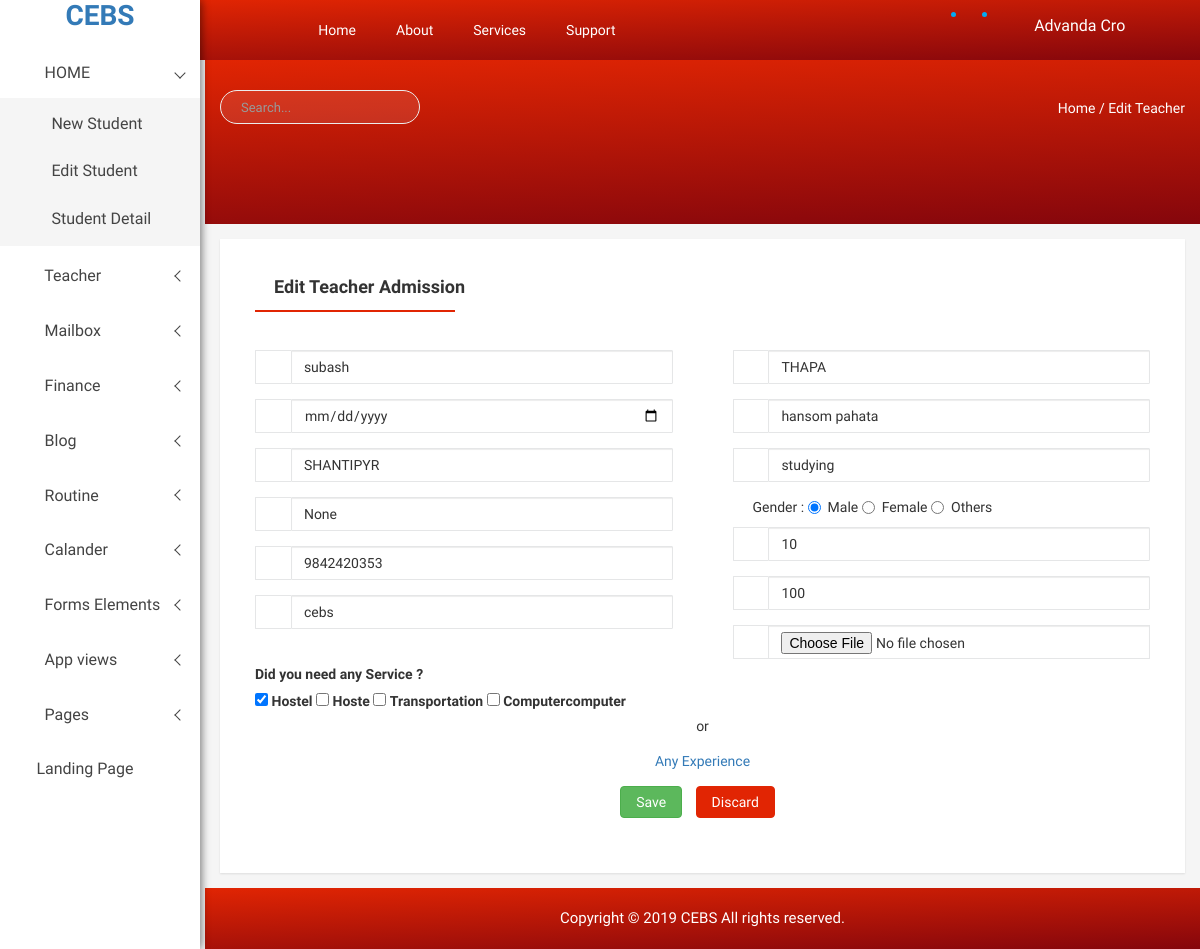
The app's page /teacher/edit_teacher/1 with its own data.
### teacher/models.py (models this page shows, shortened)
class teacher_detail(models.Model):
    teacher_id = models.AutoField
    FirstName = models.CharField(max_length=20)
    LastName = models.CharField(max_length=20)
    date = models.DateField(auto_now=True)
    GaurdainsName = models.CharField(max_length=30)
    Occupation = models.CharField(max_length=30 ,default="Agricultural")
    MailingAddress = models.CharField(max_length=30,default="Kathmandu")
    image = models.ImageField(upload_to='images/profile/', blank=True, null=True, default='/images/avatar.jpg')
    Gender = models.CharField(max_length=20 ,default="Male")
    PhoneNumber = models.CharField(max_length=10,default="None")
    Services=models.CharField(max_length=30,default="None")
    gmailid=models.CharField(max_length=30,default="None")
    LastteachingInstitution = models.CharField(max_length=400 ,default="None")
    runningteachingInstitution = models.CharField(max_length=1000,default="None")
    laststudyinstitution=models.CharField(max_length=100, default="None")
    PercentageinlastGrade = models.CharField(max_length=2,default="0")
    HigherGrade =models.CharField(max_length=2, default="one")
    experience=models.CharField(max_length=2,default="none")

### teacher/views.py (the view)
# urls.py: path('edit_teacher/<int:id>', views.edit_teacher, name="editteacher"),
def edit_teacher(request, id):
    editteacher = teacher_detail.objects.get(id=id)
    return render(request, 'teacher/edit-teacher.html', {'editteacher': editteacher})

### teacher/templates/teacher/edit-teacher.html (shortened to what this page needs)
{% extends "cebsapp/basic.html" %}
{% load static %}
{% block stitle%}Home{%endblock%}
{% block s1title%}Edit Teacher{%endblock%}
{% block body %}
 <div class="single-product-tab-area mg-tb-15">
            <div class="single-pro-review-area">
                <div class="container-fluid">
                    <div class="row">
                        <div class="col-lg-12 col-md-12 col-sm-12 col-xs-12">
                            <div class="review-tab-pro-inner">
                                <ul id="myTab3" class="tab-review-design">
                                    <li class="active"><a href="#description"><i class="fa fa-pencil" aria-hidden="true"></i>Edit Teacher Admission</a></li>
                                </ul>
                                <form id="myform" action="/teacher/update/{{editteacher.teacher_id}}" method="post" enctype="multipart/form-data">
                                <div id="myTabContent" class="tab-content custom-product-edit">
                                    <div class="product-tab-list tab-pane fade active in" id="description">
                                        <div class="row">
                                            <div class="col-lg-6 col-md-6 col-sm-6 col-xs-12">
                                                <div class="review-content-section">
                                                    <div class="input-group mg-b-pro-edt">
                                                        <span class="input-group-addon"><i class="fa fa-user" aria-hidden="true"></i></span>
                                                        <input type="text" name="FirstName" class="form-control" value="{{editteacher.FirstName}}" placeholder="First Name">
                                                    </div>
                                                     <div class="input-group mg-b-pro-edt">
                                                        <span class="input-group-addon"><i class="fa fa-user" aria-hidden="true"></i></span>
                                                        <input type="date" class="form-control" value="{{editteacher.date}}" name="date" placeholder="Date-Of-Birth">
                                                    </div>
                                                    <div class="input-group mg-b-pro-edt">
                                                        <span class="input-group-addon"><i class="fa fa-road" ></i></span>
                                                        <input type="text" class="form-control" value="{{editteacher.MailingAddress}}" name="maddress" placeholder="Mailing Address">
                                                    </div>
                                                     <div class="input-group mg-b-pro-edt">
                                                        <span class="input-group-addon"><i class="fa fa-road" ></i></span>
                                                        <input type="text" class="form-control" value="{{editteacher.gmailid}}" name="maddress" placeholder="Mailing Address">
                                                    </div>
                                                    <div class="input-group mg-b-pro-edt">
                                                        <span class="input-group-addon"><i class="fa fa-phone" aria-hidden="true"></i></span>
                                                        <input type="text" class="form-control" value="{{editteacher.PhoneNumber}}" name="pnumber" placeholder="Phone Number">
                                                    </div>
                                                    <div class="input-group mg-b-pro-edt">
                                                      <span class="input-group-addon"><i class="fa fa-graduation-cap" aria-hidden="true"></i></span>
                                                        <input type="text" name="laststudyinstitution" value="{{editteacher.laststudyinstitution}}" class="form-control" placeholder="Last Study Institution">
                                                    </div>
                                                    <div class="custom-control custom-checkbox" name="service" ><br>
                                                         <label class="custom-control-label" >Did you need any Service ?</label><br>
                                                            <input type="checkbox" name="service"  value="Hostel" checked class="custom-control-input" >
                                                            <label class="custom-control-label" > Hostel</label>
                                                            <input type="checkbox" name="Hostel"  value="Hostel" class="custom-control-input" >
                                                            <label class="custom-control-label" > Hoste</label>
                                                         <input type="checkbox" name="Transportation" value="Transportation" class="custom-control-input" >
                                                            <label class="custom-control-label" >Transportation</label>
                                                             <input type="checkbox" name="Computer" class="custom-control-input" value="Computer" >
                                                         <label class="custom-control-label">Computer </label><label>computer</label>
                                                        </div>
                                                </div>
                                            </div>
                                            <div class="col-lg-6 col-md-6 col-sm-6 col-xs-12">
                                                <div class="review-content-section">
                                                    <div class="input-group mg-b-pro-edt">
                                                        <span class="input-group-addon"><i class="fa fa-user" aria-hidden="true"></i></span>
                                                        <input type="text" name="lastname" value="{{editteacher.LastName}}" class="form-control" placeholder="Last Name">
                                                    </div>
                                                    <div class="input-group mg-b-pro-edt">
                                                        <span class="input-group-addon"><i class="fa fa-user" aria-hidden="true"></i></span>
                                                        <input type="text" name="gname" class="form-control" value="{{editteacher.GaurdainsName}}" placeholder="Gaurdain's Name">
                                                    </div>
                                                    <div class="input-group mg-b-pro-edt">
                                                        <span class="input-group-addon"><i class="fa fa-ticket" aria-hidden="true"></i></span>
                                                        <input type="text" name="occupation" class="form-control" value="{{editteacher.Occupation}}" placeholder="Gaurdain's Occupation">
                                                    </div>
                                                    <div class="radio" value="{{editteacher.Gender}}">
                                                      <label>Gender :</label>
                                                              {% if editteacher.Gender == 'Male' %}
                                                                <label>
                                                                 <input type="radio" name="gender" value="Male" checked>Male</label>
                                                                 {% else %}
                                                                   <label><input type="radio" name="gender" value="Male">Male</label>
                                                              {% endif %}
                                                              {% if editteacher.Gender == 'Female' %}
                                                               <label><input type="radio" name="gender" value="Female" checked>Female</label>
                                                                {% else %}
                                                        <label><input type="radio" name="gender" value="Female">Female</label>
                                                        {% endif %}
                                                        {% if editteacher.Gender == 'Others' %}
                                                                <label>
                                                                 <input type="radio" name="gender" value="Others" checked>Others</label>
                                                                 {% else %}
                                                                   <label><input type="radio" name="gender" value="Others">Others</label>
                                                              {% endif %}
                                                      </div>
                                                    <div class="input-group mg-b-pro-edt">
                                                        <span class="input-group-addon"><i class="fa  fa-institution" aria-hidden="true"></i></span>
                                                          <input type="text" name="HigherGrade" value="{{editteacher.HigherGrade}}" class="form-control" placeholder="Higher Study Grade">
                                                    </div>
                                                      <div class="input-group mg-b-pro-edt">
                                                        <span class="input-group-addon"><i class="fa  fa-institution" aria-hidden="true"></i></span>
                                                          <input type="text" name="PercentageinlastGrade" value="{{editteacher.PercentageinlastGrade}}" class="form-control" placeholder="Percentage in last Grade">
                                                    </div>
                                                    <div class="input-group mb-b-pro-edt custom-file">
                                                         <span class="input-group-addon"><i class="fa fa-ticket" aria-hidden="true"></i></span>
                                                      <div class="custom-file">
                                                        <input type="file" id="inputGroupFile02" class="custom-file-input form-control custom-file-input" id="inputGroupFile02">
                                                      </div>
                                                    </div>
                                                </div>
                                            </div>
                                        </div>
                                        <p class="text-center">or</p>
                                        <p class="text-center" ><a href="javascript:void(0)" id="dis">Any Experience</a><span class="text-right" id="minus" style="display:none";></span></p>
                                        <div class="row">
                                            <div class="col-lg-12 col-md-12 col-sm-12 col-xs-12">
                                                <div class="text-center mg-b-pro-edt custom-pro-edt-ds">
                                                    <button type="submit"  class="btn btn-success ">Save</button>
                                                    <button type="button" id="close" class="btn btn-danger waves-effect waves-light">Discard</button>
                                                </div><br>
                                            </div>
                                        </div>
                                    </div>
                                </div>
                              </form>
                            </div>
                        </div>
                    </div>
                </div>
            </div>
        </div>
{% endblock %}

### cebsapp/static/css/main.css (style rules this page uses)
html { color: #222; font-size: 1em; line-height: 1.4; }

### records on screen
teacher_detail: FirstName "subash", maddress "SHANTIPYR", maddress "None", pnumber "9842420353", laststudyinstitution "cebs", lastname "THAPA", gname "hansom pahata", occupation "studying", HigherGrade "10", PercentageinlastGrade "100"
